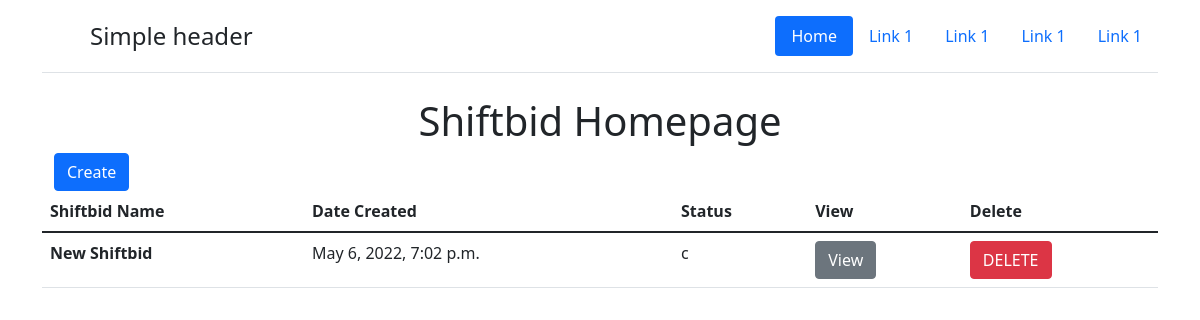
The page /sb/ on the database as committed earlier.
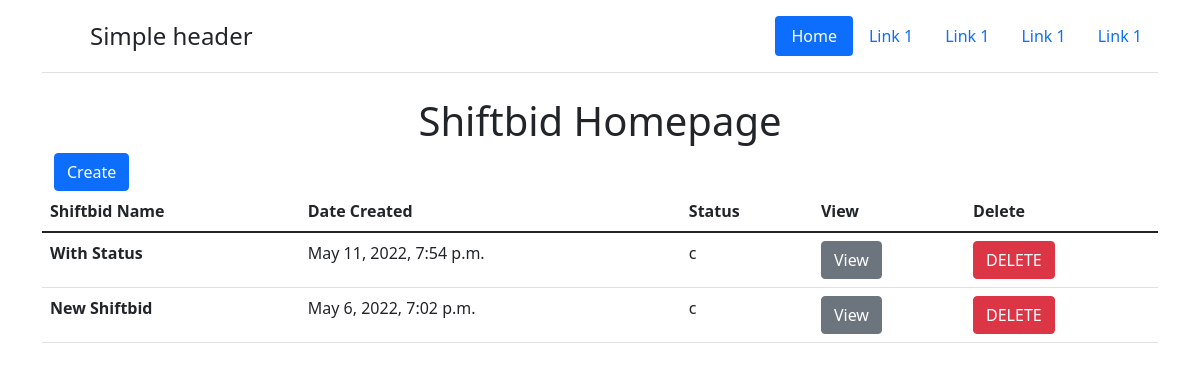
The same page on the database as committed later.
### shiftbid/models.py (models this page shows, shortened)
class Shiftbid(models.Model):
    SHIFTSTATUS = (
        ('c','created'),
        ('s','started'),
        ('e','stopped')
    )
    shiftbid_name = models.CharField(max_length=30)
    date_created = models.DateTimeField(auto_now_add=True)
    shift_status = models.CharField(max_length=1,choices=SHIFTSTATUS, default='c')
    class Meta:
        ordering = ['-date_created']

### shiftbid/views.py (the view)
# urls.py: path('', ShiftbidIndexView.as_view(), name="shiftbid_index"),
class ShiftbidIndexView(ListView):
    template_name = 'shiftbid/index.html'
    model = Shiftbid

### templates/shiftbid/index.html (shortened to what this page needs)
{% extends '../_base.html' %}
{% block content %}
<h1 class="text-center">Shiftbid Homepage</h1>
<div class="container">
    <a href="{% url 'shiftbid_create' %}" class="btn btn-primary">Create</a>
</div>
<table class="table table-hover">
    <thead>
        <tr>
            <th scope="col">Shiftbid Name</th>
            <th scope="col">Date Created</th>
            <th scope="col">Status</th>
            <th scope="col">View</th>
            <th scope="col">Delete</th>
        </tr>
    </thead>
    <tbody>
        {% for shiftbid in object_list %}
        <tr>
            <th scope="row">{{ shiftbid.shiftbid_name }}</th>
            <td>{{ shiftbid.date_created }}</td>
            <td>{{ shiftbid.shift_status }}</td>
            <td><a href="{% url 'shiftbid_display' pk=shiftbid.pk %}" class="btn btn-secondary">View</a></td>
            {% if shiftbid.shift_status != 's' %}
            <form action={% url 'shiftbid_delete' pk=shiftbid.pk %} method="post">
                <td>
                    <button type="submit" class="btn btn-danger">DELETE
                    </button>
                </td>
            </form>
            {% endif %}
        </tr>
        {% endfor %}
    </tbody>
</table>
{% endblock content %}

Rows that differ between the two databases and show on the page:
added Shiftbid: shiftbid_name "With Status", date_created "May 11, 2022, 7:54 p.m.", shift_status "c", shows "DELETE"
